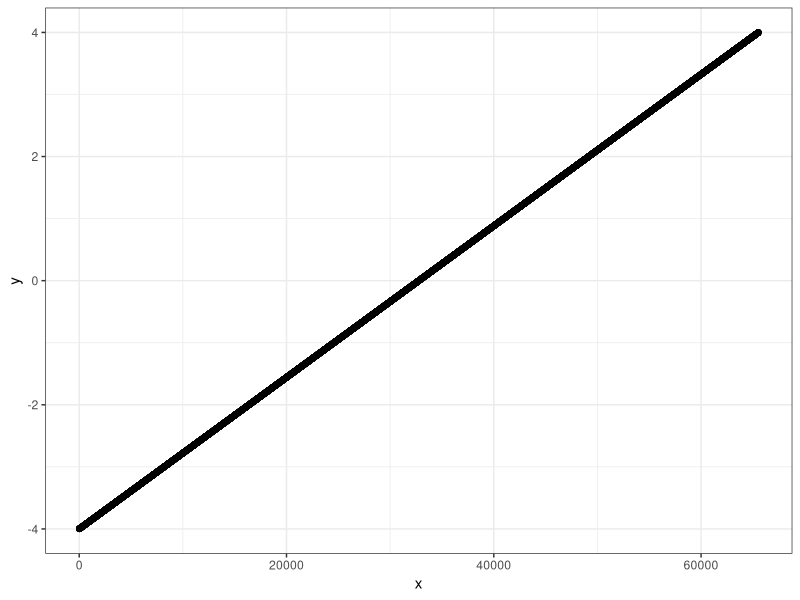

Write R code to recreate this figure.
library('ggplot2')

x_axis <- c()
y_axis <- c()

for (i in seq(0,65535,1)) {
  x_axis <- c(x_axis,i)
  y_axis <- c(y_axis,-4 + 8*(i/65535))
}

df <- data.frame(x=x_axis,y=y_axis)


plot <- ggplot(df,aes(x=x,y=y)) +
  geom_point() +
  theme_bw()

print(plot)